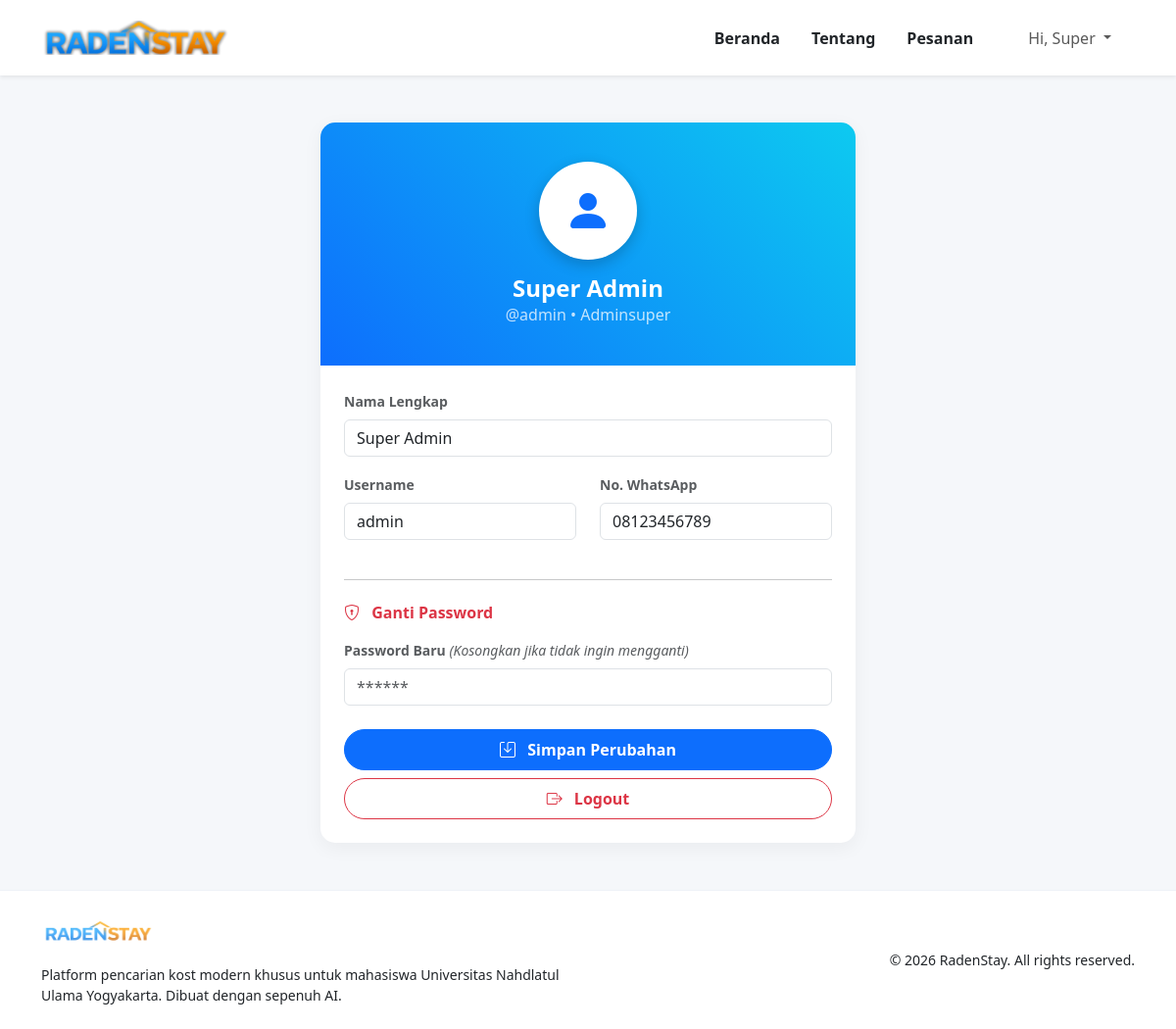
Page /profil.php (signed in) on the committed database.
### tables this page shows
CREATE TABLE `users` (
  `id_user` int NOT NULL,
  `username` varchar(50) NOT NULL,
  `password` varchar(255) NOT NULL,
  `nama_lengkap` varchar(100) DEFAULT NULL,
  `role` enum('adminsuper','pemilik','mahasiswa') NOT NULL,
  `no_hp` varchar(20) DEFAULT NULL,
  `foto_profil` int NOT NULL
);

### profil.php (the view, shortened to what this page needs)
<?php
include 'koneksi.php';
$id_user = $_SESSION['id_user'];
$u = mysqli_fetch_assoc(mysqli_query($conn, "SELECT * FROM users WHERE id_user = '$id_user'"));
?>
<!DOCTYPE html>
<html lang="id">
<head>
    <link href="https://cdn.jsdelivr.net/npm/bootstrap@5.3.0/dist/css/bootstrap.min.css" rel="stylesheet">
    <link rel="stylesheet" href="https://cdn.jsdelivr.net/npm/bootstrap-icons@1.11.1/font/bootstrap-icons.css">
    <link rel="stylesheet" href="assets/css/style.css">
</head>
<body>
    <?php include 'navbar.php'; ?>
    <div class="container my-5">
        <div class="row justify-content-center">
            <div class="col-lg-6">
                <div class="card card-profile">
                    <div class="profile-header">
                        <div class="avatar-circle">
                            <i class="bi bi-person-fill"></i>
                        </div>
                        <h4 class="fw-bold mb-0"><?= $u['nama_lengkap'] ?></h4>
                        <p class="mb-0 opacity-75">@<?= $u['username'] ?> • <?= ucfirst($u['role']) ?></p>
                    </div>
                    <div class="card-body p-4">
                        <form method="POST">
                            <div class="mb-3">
                                <label class="form-label small fw-bold text-muted">Nama Lengkap</label>
                                <input type="text" name="nama" class="form-control" value="<?= $u['nama_lengkap'] ?>" required>
                            </div>
                            <div class="row">
                                <div class="col-md-6 mb-3">
                                    <label class="form-label small fw-bold text-muted">Username</label>
                                    <input type="text" name="username" class="form-control" value="<?= $u['username'] ?>" required>
                                </div>
                                <div class="col-md-6 mb-3">
                                    <label class="form-label small fw-bold text-muted">No. WhatsApp</label>
                                    <input type="number" name="hp" class="form-control" value="<?= $u['no_hp'] ?>" required>
                                </div>
                            </div>
                            <hr class="my-4">
                            <h6 class="fw-bold text-danger mb-3"><i class="bi bi-shield-lock me-2"></i> Ganti Password</h6>
                            <div class="mb-4">
                                <label class="form-label small fw-bold text-muted">Password Baru <span class="fw-normal fst-italic">(Kosongkan jika tidak ingin mengganti)</span></label>
                                <input type="password" name="password" class="form-control" placeholder="******">
                            </div>
                            <div class="d-grid gap-2">
                                <button type="submit" name="update_profil" class="btn btn-primary fw-bold py-2 rounded-pill">
                                    <i class="bi bi-save me-2"></i> Simpan Perubahan
                                </button>
                                <a href="logout.php" class="btn btn-outline-danger fw-bold py-2 rounded-pill" onclick="return confirm('Yakin ingin keluar?')">
                                    <i class="bi bi-box-arrow-right me-2"></i> Logout
                                </a>
                            </div>
                        </form>
                    </div>
                </div>
            </div>
        </div>
    </div>
    <?php include 'footer.php'; ?>
</body>
</html>

### profil.php (style rules this page uses)
body { background-color: #f5f7fa; }
.card-profile { border: none; border-radius: 15px; box-shadow: 0 5px 20px rgba(0, 0, 0, 0.05); background: white; overflow: hidden; }
.profile-header { background: linear-gradient(45deg, #0d6efd, #0dcaf0); padding: 40px 20px; text-align: center; color: white; }
.avatar-circle { width: 100px; height: 100px; background: white; border-radius: 50%; display: inline-flex; align-items: center; justify-content: center; font-size: 3rem; color: #0d6efd; box-shadow: 0 5px 15px rgba(0, 0, 0, 0.2); margin-bottom: 15px; }

### rows in the picture
users: nama_lengkap "Super Admin", username "admin", role "Adminsuper", nama "Super Admin", hp "08123456789"

### other values in the picture
strtok($_SESSION['nama_lengkap'] ?? 'User', ' ') "Super"
